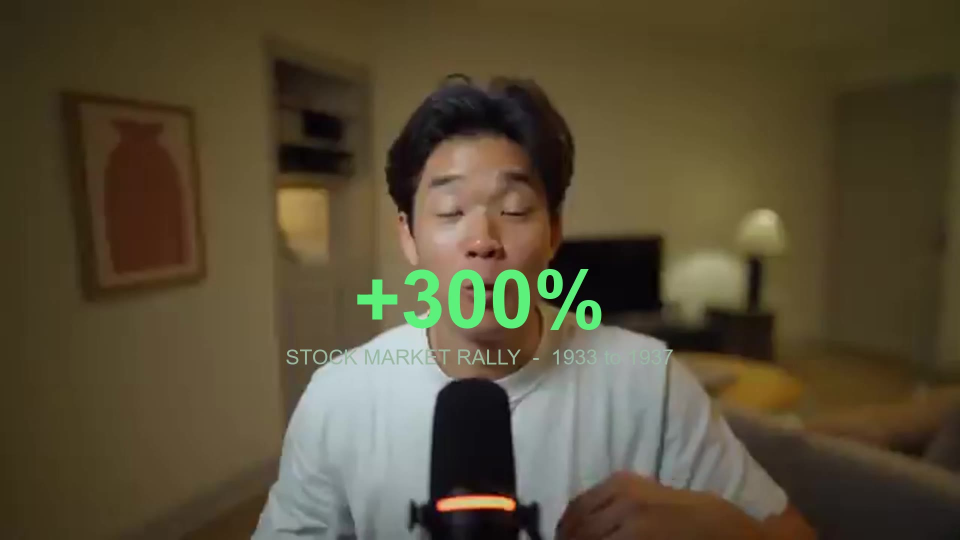
#> input picture projects/US Economy/experiment_roaring20s/qa/composite_test.jpg, 1920 x 1080 px (shown at 1/2 size); its folder holds only this picture in this run
$ python -i target.py   (imports and definitions only)
#> lines starting #> are read from the running program, lines starting #| are printed output that depends on the picture
"""Where to aim the camera — saliency first, relevance only when it is worth a model call.

TWO LANES, and the difference is the whole design.

`subject_point()` is a CONTRAST centroid on a 64px thumbnail by default — no model, ~10ms — because a
target point exists to aim a push, not to cut a matte. (`precise=True` uses rembg's foreground centroid
instead, the signal `still_motion.subject_center` uses on the legacy path.) Either way it is a saliency
answer: for TWO people it aims at the GAP BETWEEN THEM, and for any image it cannot tell you which
subject the SENTENCE is about — a logo in the corner, one face in a crowd, the clause in a contract.

The default matters for a reason that only showed up under measurement: rembg took ~20s on a cold call,
and the camera wants a target for nearly every image ground, so a 35-asset comp would have added minutes
to a compose that takes seconds — for a decision a contrast centroid answers just as well.

`subject_box()` is the VLM lane, and it buys RELEVANCE, not detection. Given the beat's narration it
returns a box for the thing being talked about. That is the only reason to spend a model call here,
and it is why the lane is opt-in rather than default: a push at the salient subject is usually right,
and paying a VLM call per still to confirm it would be waste.

Everything is cached in a `<image>.camera.json` sidecar (the pattern `subject_center` established) so
a re-render never re-runs a model, and everything is fail-soft: a missing file, a missing dependency
or a model that returns nonsense costs you the targeting, never the render.
"""
from __future__ import annotations

import json
import logging
import os
import re
from pathlib import Path
from typing import Dict, Optional, Sequence, Tuple

logger = logging.getLogger(__name__)

SIDECAR_SUFFIX = ".camera.json"
_MEM: Dict[str, dict] = {}


# --- the sidecar ------------------------------------------------------------------------------------

def _sidecar(path: Path) -> Path:
    return path.parent / (path.name + SIDECAR_SUFFIX)


def _load(path: Path) -> dict:
    key = str(path)
    if key in _MEM:
        return _MEM[key]
    data = {}
    sc = _sidecar(path)
    if sc.exists():
        try:
            data = json.loads(sc.read_text(encoding="utf-8"))
        except (json.JSONDecodeError, OSError):
            data = {}
    _MEM[key] = data
    return data


def _save(path: Path, data: dict) -> None:
    _MEM[str(path)] = data
    try:
        _sidecar(path).write_text(json.dumps(data, indent=1), encoding="utf-8")
    except OSError:
        pass                                            # a read-only pool must not break a render


# --- lane 1: saliency (deterministic, no model) -------------------------------------------------------

# [16 lines left out: function image_size, not called in this run]


BORDER_MIN = 0.015          # below this a "border" is a dark edge in the picture, not a surround
BORDER_MAX = 0.30           # above this we are cropping the subject, not a border — distrust it
_PURITY = 0.95              # a border strip is ~entirely surround; a dark photo edge is not
_TOL = 16.0                 # grey levels from the corner colour still counted as "the surround"


# [71 lines left out: function content_box, not called in this run]


def _energy_point(path) -> Optional[Tuple[float, float]]:
    """Attention centroid from local CONTRAST on a 64px thumbnail — no model, ~10ms.

    This is the default because of what a target point is FOR: aiming a push, not cutting a matte. A
    matte is pixel-accurate and costs a rembg pass; a point needs to land on the interesting half of
    the frame. Measured: rembg took ~20s on a first call, and the camera wants a target for nearly
    every image ground — that is minutes added to a compose that took seconds, on a decision that a
    contrast centroid answers just as well. rembg stays where the matte IS the product (parallax,
    rack-focus) and as an explicit upgrade.
    """
    try:
        from PIL import Image, ImageFilter
        with Image.open(path) as im:
#> im is the input picture: PIL image 1920x1080 RGB; mean R, G, B 87.3, 77, 53.9
            g = im.convert("L").resize((64, 64), Image.BOX)
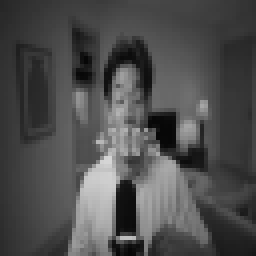
#> g: PIL image 64x64 L (shown 4 times larger); min 7, max 213, mean 77.5
        edges = g.filter(ImageFilter.FIND_EDGES)
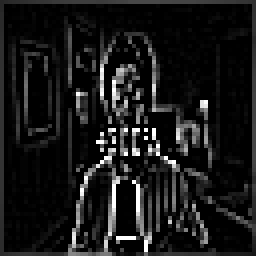
#> edges: PIL image 64x64 L (shown 4 times larger); min 0, max 255, mean 24.6
        px = list(edges.getdata())
#> px = 4096 values, max 255 at index 1308, min 0 at index 65, mean 24.56
        tot = sum(px)
#> tot = 100584
        if tot <= 0:
            return None
        sx = sum(v * (i % 64) for i, v in enumerate(px)) / tot / 63.0
#> sx = 0.506
        sy = sum(v * (i // 64) for i, v in enumerate(px)) / tot / 63.0
#> sy = 0.568
        return (round(min(max(sx, 0.15), 0.85), 4), round(min(max(sy, 0.15), 0.85), 4))
    except Exception as e:
        logger.debug("_energy_point(%s) unavailable: %s", path, e)
        return None


def subject_point(path, cache: bool = True, precise: bool = False) -> Optional[Tuple[float, float]]:
    """Salient subject centroid (x, y in 0..1), or None.

    `precise=True` uses the rembg matte's centroid (slower, exact); the default is the contrast
    centroid above. Clamped away from the extreme edges either way: a centroid at 0.02 asks for a
    framing the solver would only have to clamp back, and a subject that close to the border reads as a
    crop rather than a composition.
    """
    p = Path(path)
    key = "point_precise" if precise else "point"
    d = _load(p) if cache else {}
    if key in d:
        pt = d[key]
        return tuple(pt) if pt else None
    point = None
    if precise:
        try:
            import numpy as np
            from nolan.cutout import remove_background
            rgba = remove_background(p)
            alpha = np.asarray(rgba.split()[-1])
            ys, xs = np.where(alpha > 40)
            if xs.size >= 50:
                cx, cy = float(xs.mean()) / rgba.width, float(ys.mean()) / rgba.height
                point = (round(min(max(cx, 0.15), 0.85), 4), round(min(max(cy, 0.15), 0.85), 4))
        except Exception as e:                          # rembg missing, weights absent, decode error…
            logger.debug("subject_point(%s, precise) unavailable: %s", p, e)
    if point is None:
        point = _energy_point(p)
#> point = (0.506, 0.568)
    if cache:
        d = _load(p)
        d[key] = list(point) if point else None
        _save(p, d)
    return point


# [28 lines left out: function cutout_path, not called in this run]


# --- lane 2: relevance (a model call, opt-in) ---------------------------------------------------------

_BOX_PROMPT = (
    "You are framing a camera move on this image for a documentary narration.\n"
    "The narrator says: \"{narration}\"\n"
    "Return STRICT JSON only:\n"
    '{{"box": [x, y, w, h], "label": "<what is in the box>", "confident": true|false}}\n'
    "x,y,w,h are fractions of the image (0..1), x,y = top-left corner of the region the narration is "
    "about. If the narration is not about any specific visible region, set confident=false and return "
    "the whole frame."
)


# [83 lines left out: functions _parse_box, subject_box, capabilities, not called in this run]

>>> result = subject_point('../../../projects/US Economy/experiment_roaring20s/qa/composite_test.jpg')
#> result = (0.506, 0.568)

$ run again, on projects/US Economy/experiment_roaring20s/qa/annotate_E_video_3.0.jpg
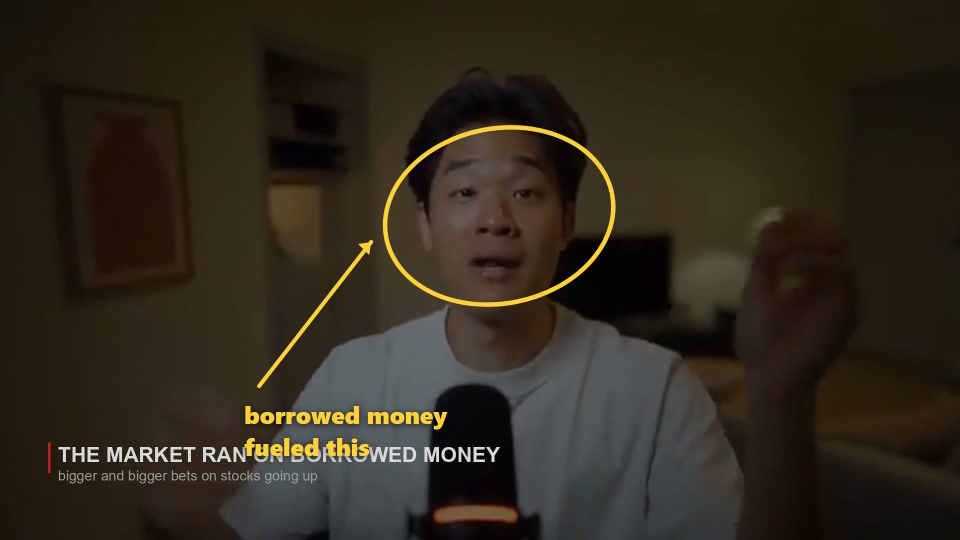
#> input picture projects/US Economy/experiment_roaring20s/qa/annotate_E_video_3.0.jpg, 1920 x 1080 px (shown at 1/2 size)
#> in _energy_point, im is the input picture: PIL image 1920x1080 RGB; mean R, G, B 48.5, 40.9, 29.1
#> in _energy_point, `g = im.convert("L").resize((64, 64), Image.BOX)`:
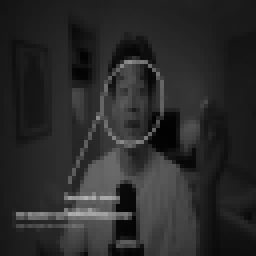
#> g: PIL image 64x64 L (shown 4 times larger); min 2, max 178, mean 41.8
#> in _energy_point, `edges = g.filter(ImageFilter.FIND_EDGES)`:
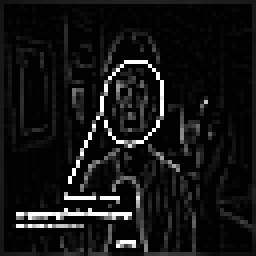
#> edges: PIL image 64x64 L (shown 4 times larger); min 0, max 255, mean 18.9
#> px = 4096 values, max 255 at index 991, min 0 at index 65, mean 18.92
#> tot = 77487
#> sx = 0.453
#> sy = 0.603
#> point = (0.453, 0.603)
